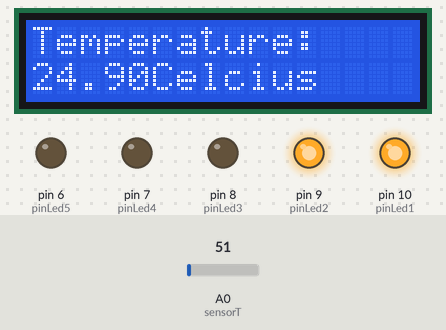
This sketch was run on a simulated Arduino Uno, built with avr-gcc and run on an emulated ATmega328P. Shown: 16×2 character LCD, output pins drawn as LEDs (lit = HIGH). Inputs (shaded band) come from the test bench; at power-on: A0 (sensorT) = 51.

Above: at 1.2 s.
1.3 s: A0 (sensorT) set to 45
At 2.7 s:
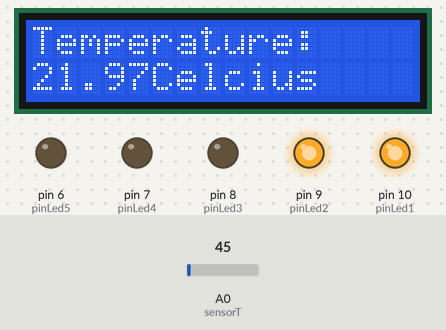
3.0 s: A0 (sensorT) set to 35
At 4.5 s:
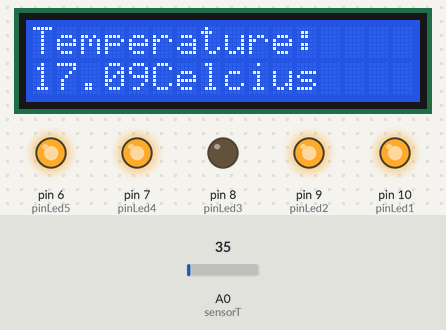
4.8 s: A0 (sensorT) set to 15
At 5.2 s:
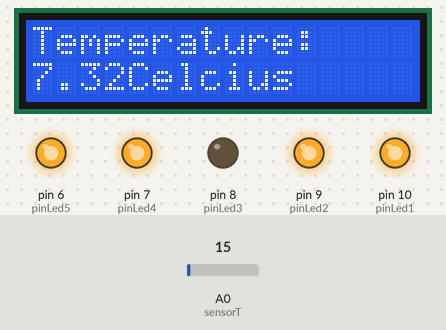
6.4 s: A0 (sensorT) set to 86
At 7.1 s:
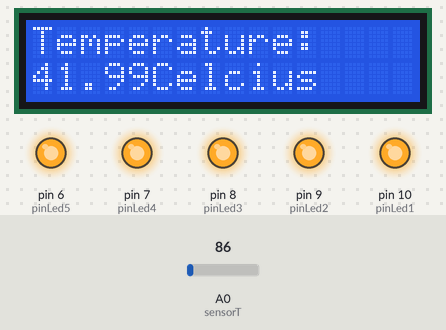
Timing chart, 0 to 9.2 s (numbered marks = the images above; inputs shaded):
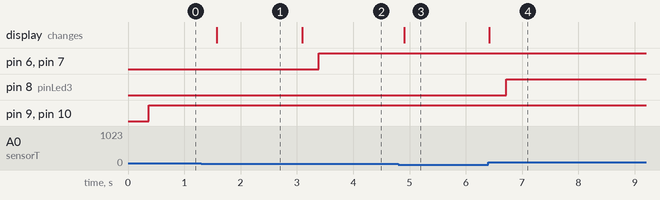

Measured:
- the behaviour switches between 41 and 40 on A0 (sensorT) (found by bisection; images 1 and 2)
- after the input at 1.3 s, the display: changes after 0.28 s (image 1)
- after the input at 3.0 s, pin 6 (pinLed5), pin 7 (pinLed4): LOW → HIGH after 0.39 s; the display: changes after 0.09 s (image 2)
- after the input at 4.8 s, the display: changes after 0.11 s (image 3)
- after the input at 6.4 s, pin 8 (pinLed3): LOW → HIGH after 0.32 s; the display: changes at once (image 4)

The sketch:

LDR.ino
```cpp
#include <LiquidCrystal.h>
//inisialisasi koneksi pin lcd dengan pin arduino
LiquidCrystal lcd(2,3,5,4,11,12);
const int sensorT=A0;
float suhu;
//inisialisasi pin LED
const int pinLed1=10;
const int pinLed2=9;
const int pinLed3=8;
const int pinLed4=7;
const int pinLed5=6;
void setup(){
  //inisialisasi LCD yang digunakan :
  lcd.begin(16, 2);
  lcd.print("Temperature:");
  //inisialisasi Digital pin 6,7,8,9,10 out put
  pinMode(pinLed1,OUTPUT);
  pinMode(pinLed2,OUTPUT);
  pinMode(pinLed3,OUTPUT);
  pinMode(pinLed4,OUTPUT);
  pinMode(pinLed5,OUTPUT);
}

void loop(){
  //baca temperature dari LM35
  int nilDigital=analogRead(sensorT);
  //konversikan ke derajad cescius
  suhu=(5.0 * nilDigital * 100.0)/1024.0;
  //Set kolom 0 dan baris 1 LCD dan Tampilkan
  lcd.setCursor(0, 1);
  lcd.print(suhu);
  lcd.println("Celcius");
  delay(300);//delay 300ms

  if(suhu >= 40)
  {
  digitalWrite(pinLed1, HIGH); // LED1 menyala
  digitalWrite(pinLed2, HIGH);   // LED2 Mrnyala
  digitalWrite(pinLed3, HIGH);   // LED3 menyala
  digitalWrite(pinLed4, HIGH); // LED4 menyala
  digitalWrite(pinLed5, HIGH); // LED5 menyala
}
else if(suhu > 20)
{
  digitalWrite(pinLed1, HIGH); // LED1 menyala
  digitalWrite(pinLed2, HIGH);   // LED2 Mrnyala
  digitalWrite(pinLed3, LOW);   // LED3 menyala
  digitalWrite(pinLed4, LOW); // LED4 menyala
  digitalWrite(pinLed5, LOW); // LED5 menyala
}
else if(suhu > 25){
  digitalWrite(pinLed1, HIGH); // LED1 menyala
  digitalWrite(pinLed2, HIGH);   // LED2 Mrnyala
  digitalWrite(pinLed3, HIGH);   // LED3 menyala
  digitalWrite(pinLed4, HIGH); // LED4 menyala
  digitalWrite(pinLed5, HIGH); // LED5 menyala
}
else {
    digitalWrite(pinLed1, HIGH); // LED1 menyala
  digitalWrite(pinLed2, HIGH);   // LED2 Mrnyala
  digitalWrite(pinLed3, LOW);   // LED3 menyala
  digitalWrite(pinLed4, HIGH); // LED4 menyala
  digitalWrite(pinLed5, HIGH); // LED5 menyala
}
}
```
